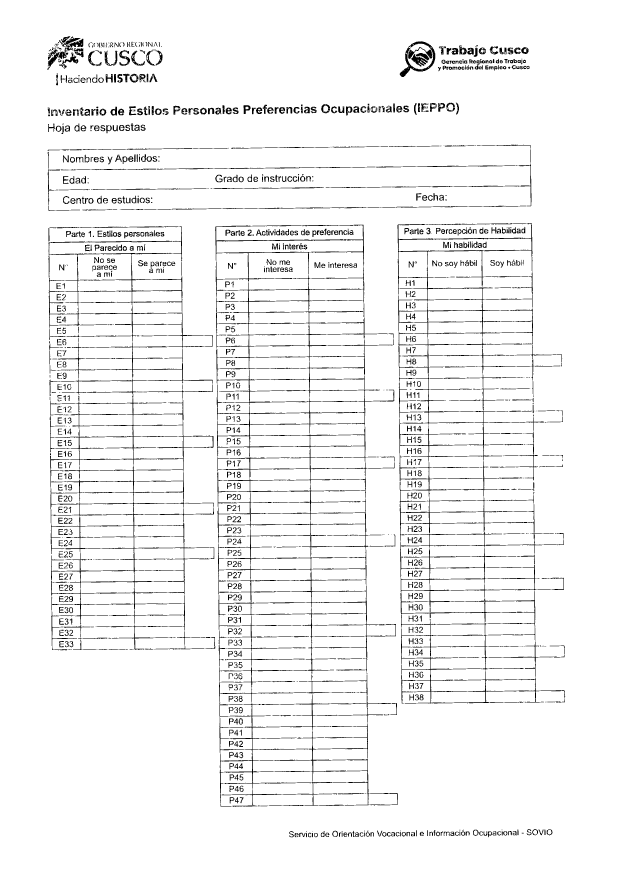
#> input picture data/plantilla_ieppo.png, 2484 x 3509 px (shown at 1/4 size)
$ python -i labels.py   (imports and definitions only)
#> lines starting #> are read from the running program, lines starting #| are printed output that depends on the picture; after the words box and inside, x2 and y2 are one past the last pixel; in counts of white or black regions, pixels touching at a corner belong together
#> further down, picture is the input picture: shape (3509, 2484, 3); 95.3% white; 1342 black regions (248 under 20 px), largest, box (x1, y1, x2, y2) and area: (861, 899, 1591, 3227) 92953, (1590, 893, 2261, 2814) 63329, (193, 905, 857, 2600) 57926
import logging
import re
from functools import lru_cache

import cv2
import numpy as np
import pytesseract


logger = logging.getLogger(__name__)


# ============================================================
# CONFIGURACIÓN
# ============================================================

CONFIG_TESSERACT_ETIQUETAS = (
    r"--psm 7 "
    r"-c tessedit_char_whitelist=EPH0123456789"
)

CONFIG_TESSERACT_ETIQUETAS_PSM8 = (
    r"--psm 8 "
    r"-c tessedit_char_whitelist=EPH0123456789"
)

PATRON_ETIQUETA = re.compile(
    r"^[EPH]\d{1,2}$"
)

CONFIANZA_MINIMA_ETIQUETA = 60.0
CONFIANZA_MINIMA_ANCLA = 60.0

ESCALA_OCR = 2


# ============================================================
# TESSERACT DISPONIBLE
# ============================================================

# [19 lines left out: function tesseract_disponible, not called in this run]


# ============================================================
# PREPROCESAMIENTO
# ============================================================

def preparar_imagen_ocr(
    imagen: np.ndarray,
    escala: int = ESCALA_OCR,
    binarizar: bool = True
) -> np.ndarray:
    """
    Prepara una imagen para OCR.

    Pasos:
        1. Escala de grises.
        2. Upscaling.
        3. Normalización.
        4. Binarización Otsu opcional.
    """
#> called with escala = 2, binarizar = True

    if imagen is None or imagen.size == 0:
        return imagen

    resultado = imagen.copy()

    # --------------------------------------------------------
    # Escala de grises
    # --------------------------------------------------------

    if len(resultado.shape) == 3:

        resultado = cv2.cvtColor(
            resultado,
            cv2.COLOR_BGR2GRAY
        )

    # --------------------------------------------------------
    # Upscaling
    # --------------------------------------------------------

    if escala > 1:

        h, w = resultado.shape[:2]
#> h = 3509; w = 2484

        if h > 0 and w > 0:

            resultado = cv2.resize(
                resultado,
                (w * escala, h * escala),
                interpolation=cv2.INTER_CUBIC
            )
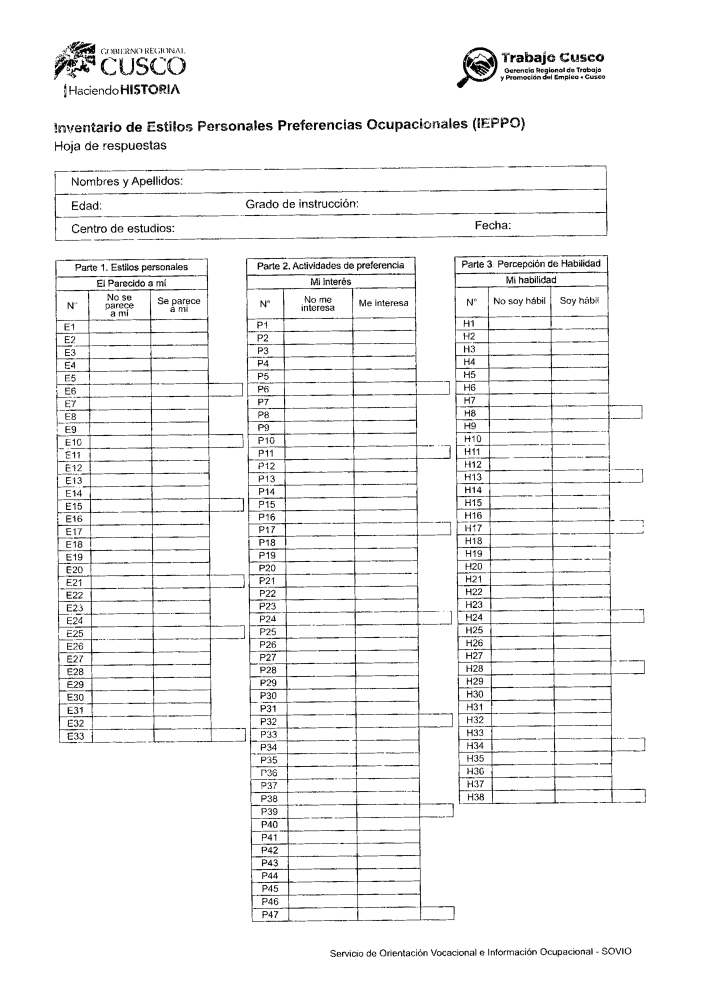
#> resultado: shape (7018, 4968) (shown at 1/7 size); min 0, max 255, mean 242.9

    # --------------------------------------------------------
    # Normalización
    # --------------------------------------------------------

    resultado = cv2.normalize(
        resultado,
        None,
        0,
        255,
        cv2.NORM_MINMAX
    )

    # --------------------------------------------------------
    # Binarización Otsu
    # --------------------------------------------------------

    if binarizar:

        _, resultado = cv2.threshold(
            resultado,
            0,
            255,
            cv2.THRESH_BINARY + cv2.THRESH_OTSU
        )
#> resultado: shape (7018, 4968); 95.2% white; 1342 black regions (54 under 20 px), largest, box (x1, y1, x2, y2) and area: (1722, 1798, 3182, 6454) 372842, (3180, 1786, 4522, 5628) 254045, (386, 1810, 1714, 5200) 232357

    return resultado


# ============================================================
# NORMALIZAR TEXTO
# ============================================================

# [599 lines left out: functions normalizar_texto, corregir_etiqueta, validar_etiqueta, validar_etiqueta_con_rango, obtener_confianza_ocr, extraer_texto_y_confianza and 4 more, not called in this run]

>>> import cv2
>>> picture = cv2.imread('../data/plantilla_ieppo.png')
>>> result = preparar_imagen_ocr(picture)
